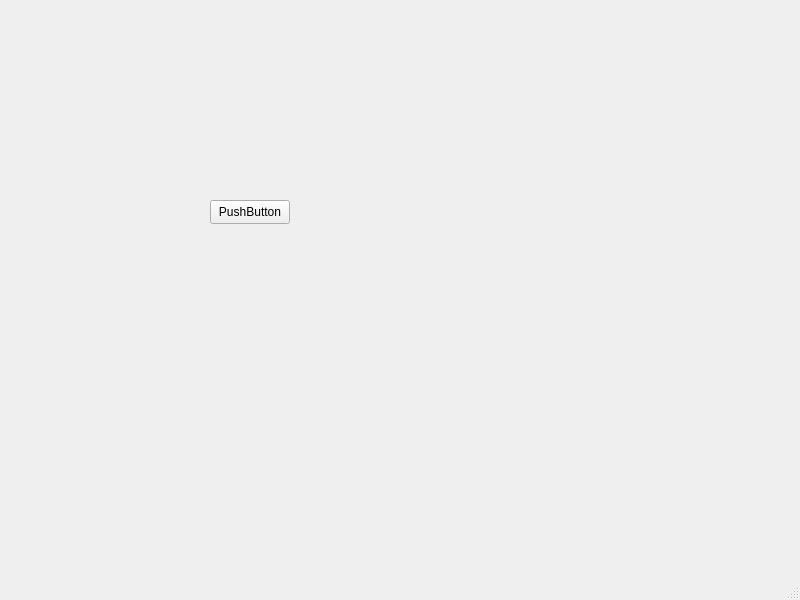
<?xml version="1.0" encoding="UTF-8"?>
<ui version="4.0">
 <class>MainWindow</class>
 <widget class="QMainWindow" name="MainWindow">
  <property name="geometry">
   <rect>
    <x>0</x>
    <y>0</y>
    <width>800</width>
    <height>600</height>
   </rect>
  </property>
  <property name="windowTitle">
   <string>MainWindow</string>
  </property>
  <widget class="QWidget" name="centralwidget">
   <widget class="QPushButton" name="pushButton">
    <property name="geometry">
     <rect>
      <x>210</x>
      <y>200</y>
      <width>80</width>
      <height>24</height>
     </rect>
    </property>
    <property name="text">
     <string>PushButton</string>
    </property>
   </widget>
  </widget>
  <widget class="QMenuBar" name="menubar">
   <property name="geometry">
    <rect>
     <x>0</x>
     <y>0</y>
     <width>800</width>
     <height>21</height>
    </rect>
   </property>
  </widget>
  <widget class="QStatusBar" name="statusbar"/>
 </widget>
 <resources/>
 <connections/>
</ui>
